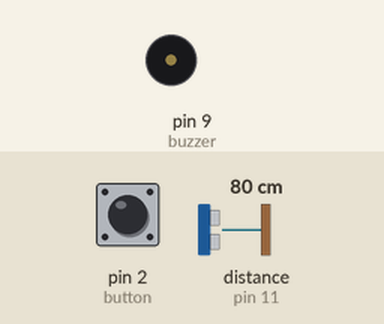
Bench run of a sketch on a simulated Arduino Uno, built with avr-gcc and run on an emulated ATmega328P. Parts: buzzer (waves = sounding). The inputs (shaded band) are chosen by the test bench; at power-on: distance to the obstacle (sensor on pin 11) 80 cm, pin 2 (button) LOW.

Above: at 1.2 s.
1.3 s: distance to the obstacle (sensor on pin 11) set to 54 cm
2.8 s: distance to the obstacle (sensor on pin 11) set to 44 cm
5.8 s: distance to the obstacle (sensor on pin 11) set to 2 cm
At 7.1 s:
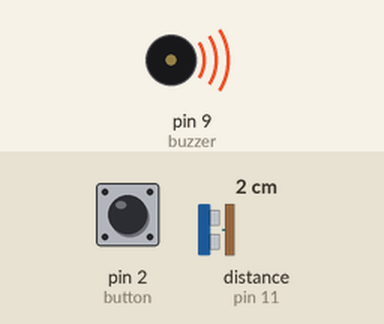
7.4 s: pin 2 (button) pulled HIGH for 1 s
At 8.05 s:
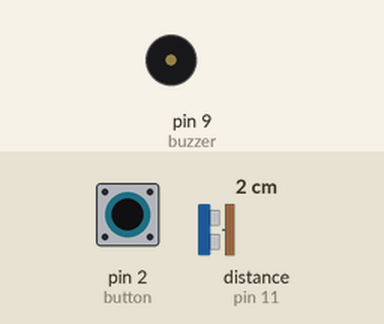
10.4 s: pin 2 (button) pulled HIGH for 3.2 s
At 14.8 s:
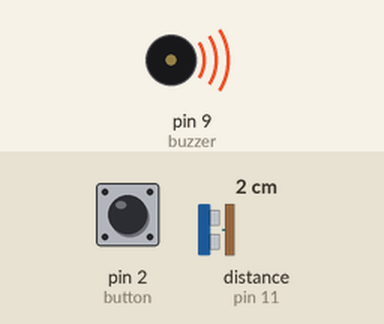
15.1 s: distance to the obstacle (sensor on pin 11) set to 5 cm
At 15.6 s:
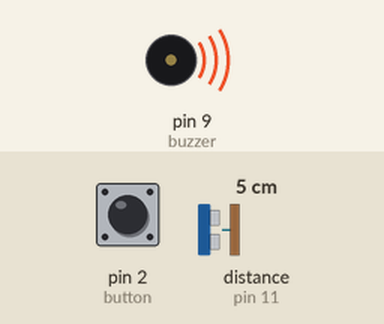
16.6 s: distance to the obstacle (sensor on pin 11) set to 8 cm
At 16.8 s:
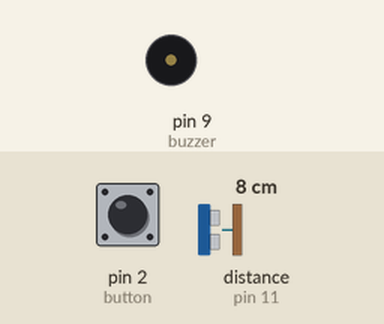
Timing chart, 0 to 19.6 s (numbered marks = the images above; inputs shaded):
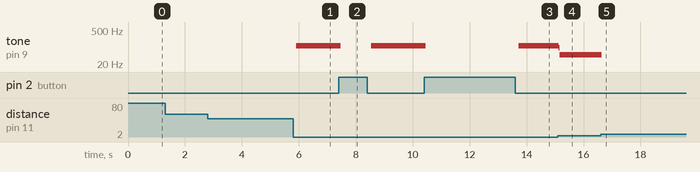

The sketch:

Ultrasonic.ino
```cpp
#include <Ultrasonic.h>
int buzzer = 9;
int button=2;
int buttonState=0;
Ultrasonic ultrasonic(12,11);
void setup() {
  Serial.begin(9600);
  pinMode(buzzer,OUTPUT);
  pinMode(button, INPUT);
}
void loop()
{
  int distance = ultrasonic.Ranging(CM);
  if (distance<50){
   int dil = 2*distance;
   buttonState = digitalRead(button);
   digitalWrite(buzzer,HIGH);
   delay(dil);
   digitalWrite(buzzer,LOW);
   delay(dil);
   if(buttonState == HIGH){
    digitalWrite(buzzer, LOW);
    delay(100);
   }
   else{
    digitalWrite(buzzer, HIGH);
   }
   }
}
```

Measured:
- the behaviour switches between 6 and 7 cm on distance to the obstacle (sensor on pin 11) (found by bisection; images 4 and 5)
- after the input at 1.3 s, every drawn part: stays the same
- after the input at 5.8 s, tone on pin 9 (buzzer): silent → 113 Hz after 0.11 s
- after the input at 7.4 s, tone on pin 9 (buzzer): 113 Hz → silent after 0.07 s, → 113 Hz 1.1 s later
- after the input at 10.4 s, tone on pin 9 (buzzer): 113 Hz → silent after 0.07 s, → 113 Hz 3.3 s later
- after the input at 15.1 s, tone on pin 9 (buzzer): 113 Hz → 92 Hz at once, → 47 Hz 0.04 s later
- after the input at 16.6 s, tone on pin 9 (buzzer): 47 Hz → silent at once
